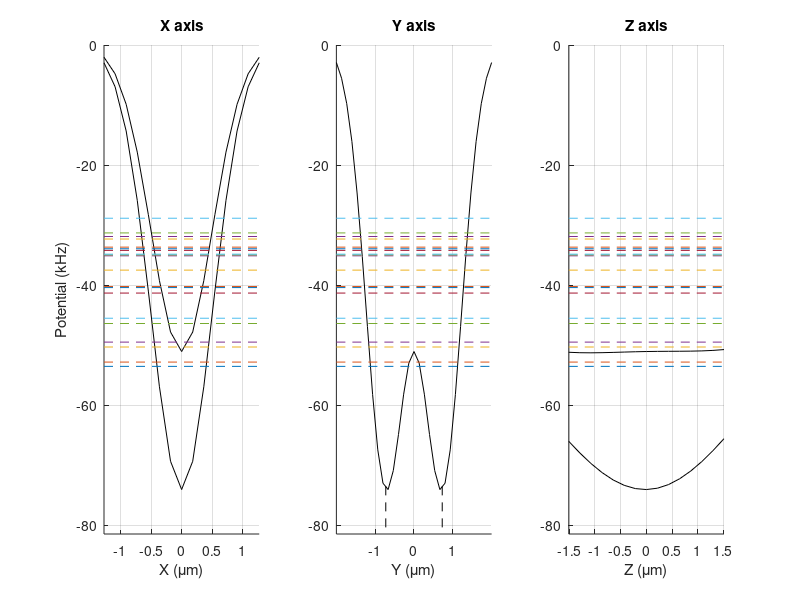

Recreate this plot in MATLAB. (Note: this script raises an error after producing the figure.)
% This is a general code to calculate the tunneling of ground states atoms
% in a double-well potential generated through two tweezers close to
% eachother.
tic;
%Fundamental constants
% constants;
c = 3 * 1e8;
h = 6.63 * 1e-34;
hbar = h / (2 * pi);
kb = 1.38 * 1e-23;

% Lithium-6
mLi = 6 * 1.67 * 1e-27;
gamma = 2 * pi * 6 * 1e6;
lambda0 = 671 * 1e-9;
f0 = c / lambda0;
omega0 = 2 * pi * f0;

% Laser Params
lambda = 780 * 1e-9; %wavelength (m) 830
omega = 2 * pi * c / lambda;
k = 2 * pi / lambda;
Er = hbar^2 * k^2 / (2 * mLi);

P = 35 * 1.1e-6; %power per tweezer (W) 92.6
asymm = 0; %asymmetry in units of depth
wx = 1000 * 1e-9; %waist perp direction (m) 1350
wy = wx; %waist tunneling direction (m) 1000% 810e-9
zRx = pi * wx^2 / lambda;
zRy = pi * wy^2 / lambda;
%
I0 = 2 * P / (pi * wx * wy);
V0 = 3 * pi * c^2 / (2 * omega0^3) * (gamma / (omega0 - omega) + gamma / (omega0 + omega)) * I0;

% Tweezer Params
a = 1450 * 1e-9; %distance between tweezers (m) is 1.51 (830) and 1.32 um (for 770)
Mx = 1.75 * max(a, wx);
My = 2.75 * max(a, wy);
Mz = 0.75 * max(zRx, zRy);
Nx = 15;
Ny = 31;
Nz = 15;

V_tweezers = @(x, y, z) -V0 ./ (1 + z.^2 .* (1 ./ zRx.^2 + 1 ./ zRy.^2) / 2) .* exp(-2 * x.^2 ./ (wx.^2 .* (1 + z.^2 ./ zRx.^2))) ...
    .* ((1 + asymm / 2) * exp(-2 * (y - a ./ 2).^2 ./ (wy.^2 .* (1 + z.^2 ./ zRy.^2))) ...
    + (1 - asymm / 2) * exp(-2 * (y + a ./ 2).^2 ./ (wy.^2 .* (1 + z.^2 ./ zRy.^2))));

% Gravity
g = 9.80665;
V_gravity = @(x, y, z) mLi * g * z;

% axial Trapping
omega_z = 2 * pi * 20e3; %2pi x kHz
omega_z = 2 * pi * 5e3;
V_axial = @(x, y, z) 0 * 1/2 * mLi * omega_z.^2 .* z.^2;

gradient = 0 * 2.7e2; %gauss/m
splitting = 0.7e6; %Hz/Gauss
V_magnetic = @(x, y, z) splitting * gradient * h * x;

V = @(x, y, z) V_tweezers(x, y, z) + V_gravity(x, y, z) + V_axial(x, y, z) + V_magnetic(x, y, z);

% Discretization params
x = linspace(-Mx / 2, Mx / 2, Nx);
y = linspace(-My / 2, My / 2, Ny);
z = linspace(-Mz / 2, Mz / 2, Nz);
dx = x(2) - x(1);
dy = y(2) - y(1);
dz = z(2) - z(1);
[xx, yy, zz] = meshgrid(x, y, z);
fprintf('Initialized parameters. Elapsed Time %.3f s\n', toc)

%get potential
VV = V(xx, yy, zz);
VV = spdiags(VV(:), 0, Nx * Ny * Nz, Nx * Ny * Nz);
fprintf('Set up potential. Elapsed Time %.3f s\n', toc)

%get kinetic DVR term
TTx = spdiags(ones(numel(xx), 1) * pi^2/3, 0, Nx * Ny * Nz, Nx * Ny * Nz);

for Dx = 1:((max(x) - min(x)) / dx)
    M = [ones(1, (Nx - Dx) * Ny), zeros(1, Ny * Dx)];
    M = repmat(M, 1, Nz)';
    TTx = spdiags((-1)^Dx * 2 / Dx^2 * M(end:-1:1), +Dx * Ny, TTx);
    TTx = spdiags((-1)^Dx * 2 / Dx^2 * M, -Dx * Ny, TTx);
end

TTy = spdiags(ones(numel(yy), 1) * pi^2/3, 0, Nx * Ny * Nz, Nx * Ny * Nz);

for Dy = 1:((max(y) - min(y)) / dy)
    M = [ones(1, Ny - Dy), zeros(1, Dy)];
    M = repmat(M, 1, Nx * Nz)';
    TTy = spdiags((-1)^Dy * 2 / Dy^2 * M(end:-1:1), +Dy, TTy);
    TTy = spdiags((-1)^Dy * 2 / Dy^2 * M, -Dy, TTy);
end

TTz = spdiags(ones(numel(zz), 1) * pi^2/3, 0, Nx * Ny * Nz, Nx * Ny * Nz);

for Dz = 1:((max(z) - min(z)) / dz)
    M = ones(1, Nx * Ny * Nz)';
    TTz = spdiags((-1)^Dz * 2 / Dz^2 * M, +Dz * Nx * Ny, TTz);
    TTz = spdiags((-1)^Dz * 2 / Dz^2 * M, -Dz * Nx * Ny, TTz);
end

TT = (hbar^2/2 / mLi * (TTx / dx^2 + TTy / dy^2 + TTz / dz^2));
% TT = (TTx + TTy + TTz);
fprintf('Kinetic Energy Term. Elapsed Time %.3f s\n', toc)

%diagonalize
NN = 20;
H = TT + VV - spdiags(ones(numel(xx), 1) * min(VV(:)), 0, Nx * Ny * Nz, Nx * Ny * Nz);
[eigvects, eigenergies] = eigs(H, NN, 'SM');
fprintf('Diagonalize. Elapsed Time %.3f s\n', toc)

% extract energies and sort
E = diag(eigenergies + min(VV(:))) / h * 1e-3;
[E, II] = sort(E);
PSI = eigvects(:, II);

% rearange psi and normalize
psi = zeros(Nx, Ny, Nz, NN);

for ii = 1:NN
    psi_temp = reshape(PSI(:, ii), Ny, Nx, Nz);
    Norm = sum(psi_temp(:).^2) * dx * dy * dz;
    PSI(:, ii) = PSI(:, ii) / sqrt(Norm);
    psi_temp = psi_temp / sqrt(Norm) * sign(max(psi_temp(:)));
    psi(:, :, :, ii) = permute(psi_temp, [2 1 3]);
end

close all
figure
colors = lines(NN);
subplot(1, 3, 1)
hold on
[~, II_min] = min(V(0, y, 0));
II_min = II_min(1);
y_min = y(II_min);
plot(x * 1e6, V(x, 0, 0) / h * 1e-3, 'k')
plot(x * 1e6, V(x, y_min, 0) / h * 1e-3, 'k')

for ii = 1:NN
    plot([min(x), max(x)] * 1e6, [E(ii), E(ii)], '--', 'color', colors(ii, :));
end

xlabel('X (\mum)')
ylabel('Potential (kHz)')
title('X axis')
grid on
xlim([min(x), max(x)] * 1e6)
ylim([1.1 * min(VV(:)) / h * 1e-3, 0])
subplot(1, 3, 2)
hold on
plot(y * 1e6, V(0, y, 0) / h * 1e-3, 'k')
plot(a / 2 * 1e6 * [1 1], V0 / h * 1e-3 * [-1.1 -1], 'k--')
plot(-a / 2 * 1e6 * [1 1], V0 / h * 1e-3 * [-1.1 -1], 'k--')

for ii = 1:NN
    plot([min(y), max(y)] * 1e6, [E(ii), E(ii)], '--', 'color', colors(ii, :));
end

xlabel('Y (\mum)')
title('Y axis')
grid on
xlim([min(y), max(y)] * 1e6)
ylim([1.1 * min(VV(:)) / h * 1e-3, 0])
subplot(1, 3, 3)
hold on
plot(z * 1e6, V(0, 0, z) / h * 1e-3, 'k')
plot(z * 1e6, V(0, y_min, z) / h * 1e-3, 'k')

for ii = 1:NN
    plot([min(z), max(z)] * 1e6, [E(ii), E(ii)], '--', 'color', colors(ii, :));
end

xlabel('Z (\mum)')
title('Z axis')
grid on
xlim([min(z), max(z)] * 1e6)
ylim([1.1 * min(VV(:)) / h * 1e-3, 0])
sgtitle(sprintf('Potential and bound state energies\n wx = %.0f nm, wy = %.0f nm, power = %.3f mW, a = %.0f nm, Delta = %.3f kHz', wx * 1e9, wy * 1e9, P * 1e3, a * 1e9, asymm * V0 / h * 1e-3))

figure(87);

for ii = 1:NN
    subplot(NN, 3, 3 * ii - 2)

    if ii == 1
        title('X axis')
    end

    ylabel(sprintf('Psi_{%d}', ii))

    if ii == NN
        xlabel('X (\mum)')
    end

    hold on

    for jj = 1:round(Ny / 5):Ny

        for kk = 1:round(Nz / 5):Nz
            plot(x * 1e6, squeeze(psi(:, jj, kk, ii)))
        end

    end

    xlim([min(x), max(x)] * 1e6)
    grid on
    subplot(NN, 3, 3 * ii - 1)

    if ii == 1
        title('Y axis')
    end

    if ii == NN
        xlabel('Y (\mum)')
    end

    hold on

    for jj = 1:round(Nx / 5):Nx

        for kk = 1:round(Nz / 5):Nz
            plot(y * 1e6, squeeze(psi(jj, :, kk, ii)))
        end

    end

    xlim([min(y), max(y)] * 1e6)
    grid on
    subplot(NN, 3, 3 * ii - 0)

    if ii == 1
        title('Z axis')
    end

    if ii == NN
        xlabel('Z (\mum)')
    end

    hold on

    for jj = 1:round(Nx / 5):Nx

        for kk = 1:round(Ny / 5):Ny
            plot(z * 1e6, squeeze(psi(jj, kk, :, ii)))
        end

    end

    xlim([min(z), max(z)] * 1e6)
    grid on
end

sgtitle(sprintf('Wavefunctions\n wx = %.0f nm, wy = %.0f nm, power = %.3f mW, a = %.0f nm, Delta = %.3f kHz', wx * 1e9, wy * 1e9, P * 1e3, a * 1e9, asymm * V0 / h * 1e-3))

% print tunneling and interaction

tunneling_simple = abs(E(1) - E(2)) / 2;

PxP = zeros(2, 2);

for ii = [1 2]

    for jj = [1 2]
        PxP(ii, jj) = (PSI(:, ii)' * (yy(:) .* PSI(:, jj))); %*dx*dy*dz;
    end

end

[aa, ee] = eig(PxP);
[~, II] = sort(diag(ee));
aa = aa(:, II);

PSI_L = aa(2, 2) * PSI(:, 1) + aa(2, 1) * PSI(:, 2);
PSI_R = aa(1, 2) * PSI(:, 1) + aa(1, 1) * PSI(:, 2);
psi_L = aa(2, 2) * psi(:, :, :, 1) + aa(2, 1) * psi(:, :, :, 2);
psi_R = aa(1, 2) * psi(:, :, :, 1) + aa(1, 1) * psi(:, :, :, 2);
% PSI_L = 1 / sqrt(2) * (PSI(:, 1) - PSI(:, 2));
% PSI_R = 1 / sqrt(2) * (PSI(:, 1) + PSI(:, 2));
% psi_L = 1 / sqrt(2) * (psi(:, :, :, 1) - psi(:, :, :, 2));
% psi_R = 1 / sqrt(2) * (psi(:, :, :, 1) + psi(:, :, :, 2));
tunneling_wannier = abs(PSI_L' * H * PSI_R * dx * dy * dz / h * 1e-3);
fields = 0:1:1000;
a_s = a3D(fields, 2);
interaction_L = 4 * pi * hbar^2 * a_s / mLi * sum(PSI_L(:).^4) * dx * dy * dz / h * 1e-3;
interaction_R = 4 * pi * hbar^2 * a_s / mLi * sum(PSI_R(:).^4) * dx * dy * dz / h * 1e-3;

fprintf('Tunneling_{simple} = %.3f kHz ; Tunneling_{wannier} = %.3f kHz \n', tunneling_simple, tunneling_wannier)
figure(98);
subplot(3, 1, 1)
hold on
plot(fields, interaction_L, 'o')
plot(fields, interaction_R, 'o')
legend('Left', 'Right')
ylim([-5, 5])
grid on
xlabel('Magnetic Field (G)')
ylabel('Interaction (kHz)')
title(sprintf('Interaction vs B-field ; t_{simple} = %.3f kHz ; t_{wannier} = %.3f kHz\n wx = %.0f nm, wy = %.0f nm, power = %.3f mW, a = %.0f nm, Delta = %.3f kHz', tunneling_simple, tunneling_wannier, wx * 1e9, wy * 1e9, P * 1e3, a * 1e9, asymm * V0 / h * 1e-3))

for ii = 1:2

    if ii == 1
        psi_i = psi_L;
    else
        psi_i = psi_R;
    end

    subplot(3, 3, 3 + 3 * ii - 2)

    if ii == 1
        title('X axis')
    end

    if ii == 1
        ylabel('Psi_L');
    else
        ylabel('Psi_R');
    end

    if ii == NN
        xlabel('X (\mum)')
    end

    hold on

    for jj = 1:round(Ny / 5):Ny

        for kk = 1:round(Nz / 5):Nz
            plot(x * 1e6, squeeze(psi_i(:, jj, kk)))
        end

    end

    xlim([min(x), max(x)] * 1e6)
    grid on
    subplot(3, 3, 3 + 3 * ii - 1)

    if ii == 1
        title('Y axis')
    end

    if ii == NN
        xlabel('Y (\mum)')
    end

    hold on

    for jj = 1:round(Nx / 5):Nx

        for kk = 1:round(Nz / 5):Nz
            plot(y * 1e6, squeeze(psi_i(jj, :, kk)))
        end

    end

    xlim([min(y), max(y)] * 1e6)
    grid on
    subplot(3, 3, 3 + 3 * ii - 0)

    if ii == 1
        title('Z axis')
    end

    if ii == NN
        xlabel('Z (\mum)')
    end

    hold on

    for jj = 1:round(Nx / 5):Nx

        for kk = 1:round(Ny / 5):Ny
            plot(z * 1e6, squeeze(psi_i(jj, kk, :)))
        end

    end

    xlim([min(z), max(z)] * 1e6)
    grid on
end

%% interaction in kHz
interaction_1000 = 4 * pi * hbar^2 * 1000 * abohr / mLi * sum(PSI_L(:).^4) * dx * dy * dz / h * 1e-3;
interaction_1770 = 4 * pi * hbar^2 * 1770 * abohr / mLi * sum(PSI_L(:).^4) * dx * dy * dz / h * 1e-3;
interaction_1650 = 4 * pi * hbar^2 * 1650 * abohr / mLi * sum(PSI_L(:).^4) * dx * dy * dz / h * 1e-3

U_t = interaction_1770 / tunneling_wannier
